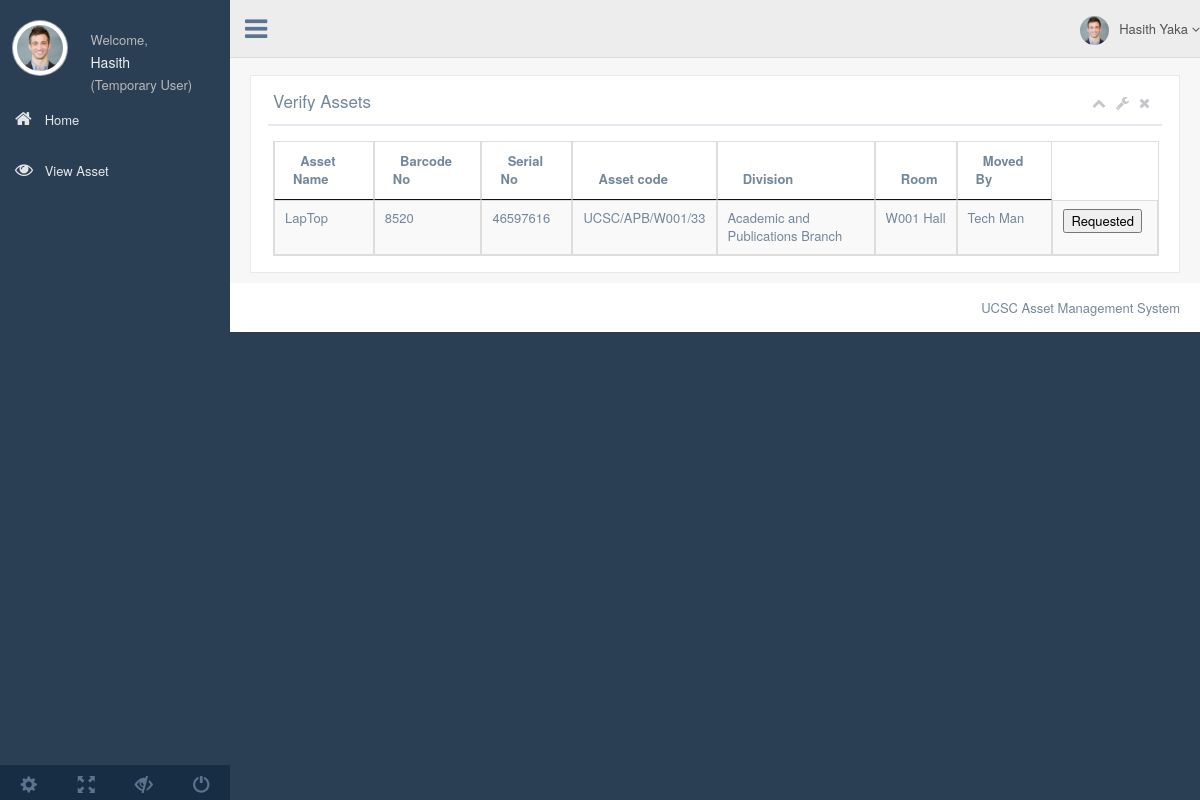
The app's page /verify_asset.php (signed in) with its own data.
### tables this page shows
CREATE TABLE `asset` (
  `Asset_ID` int(11) NOT NULL,
  `Barcode_No` int(11) DEFAULT NULL,
  `Asset_Name` varchar(60) NOT NULL,
  `Asset_type` varchar(60) NOT NULL,
  `Asset_Category` varchar(60) NOT NULL,
  `Model_No` varchar(60) NOT NULL,
  `Brand` varchar(60) NOT NULL,
  `confirmed` tinyint(1) NOT NULL DEFAULT '0',
  `Serial_No` varchar(60) NOT NULL,
  `Purchase_Date` date NOT NULL,
  `Warranty_End` date NOT NULL,
  `Price` float NOT NULL,
  `Depreciation` float DEFAULT NULL,
  `Last_Value_date` datetime NOT NULL DEFAULT CURRENT_TIMESTAMP,
  `Original_Value` float NOT NULL,
  `Current_Value` float DEFAULT NULL,
  `Vendor` varchar(60) NOT NULL,
  `Vendor_Address` text NOT NULL,
  `Current_Division` varchar(60) DEFAULT NULL,
  `Current_Room` varchar(60) DEFAULT NULL,
  `Asset_Code` varchar(60) DEFAULT NULL,
  `Asset_available` tinyint(11) NOT NULL DEFAULT '1',
  `Asset_approved` tinyint(4) NOT NULL DEFAULT '0',
  `Description` text,
  `Entry_date` datetime NOT NULL DEFAULT CURRENT_TIMESTAMP,
  `deny` tinyint(1) NOT NULL DEFAULT '0',
  `deny_message` varchar(500) DEFAULT NULL
);

CREATE TABLE `division` (
  `Division_Code` varchar(4) NOT NULL,
  `Division_Name` varchar(60) NOT NULL,
  `Description` text
);

CREATE TABLE `room` (
  `Room_code` varchar(4) NOT NULL,
  `Room_name` varchar(60) NOT NULL,
  `Division` varchar(4) NOT NULL,
  `Wing` varchar(10) NOT NULL,
  `Floor` varchar(11) NOT NULL,
  `Description` text NOT NULL
);

CREATE TABLE `user` (
  `user_ID` int(11) NOT NULL,
  `user_email` varchar(60) NOT NULL,
  `user_password` varchar(128) NOT NULL,
  `first_name` varchar(30) NOT NULL,
  `last_name` varchar(30) NOT NULL,
  `user_level` varchar(60) NOT NULL,
  `division` varchar(4) NOT NULL,
  `gender` varchar(1) NOT NULL,
  `Contact_Number` varchar(20) DEFAULT NULL
);

### server_access.php (called while the page is built, shortened)
<?php
class dbConnect
{
    private static $instance = NULL;
    private function __construct(){
        $this->dbh=new mysqli(DB_HOST, DB_USER, DB_PASSWORD, DB_DATABASE);
        return $this->dbh;
    }
    public static function connect(){
        if (self::$instance == NULL){
            self::$instance = new dbConnect();
        }
        return self::$instance;
    }
}

### function.php (called while the page is built, shortened)
<?php
include "server_access.php";
class FAssetClerk{
    private $db = NULL;
    function __construct(){
        $this->db = dbConnect::connect();
    }
    function retrieve_new_assets($division=""){
        if ($division != ""){
            $que = "SELECT asset.Asset_ID, Asset_Name, asset.Barcode_No, asset.Serial_No, asset.Asset_Code, division.Division_Name, room.Room_name, user.first_name, user.last_name FROM asset INNER JOIN asset_movement on asset.Asset_ID=asset_movement.asset_id INNER JOIN division ON asset_movement.new_division=division.Division_Code INNER JOIN room ON asset_movement.new_room = room.Room_code INNER JOIN user ON user.user_ID = asset_movement.moved_by WHERE asset_movement.verified IS NULL AND new_division='$division'";
        }
        $res = $this->db->dbh->query($que);
        return $res;
    }
   function retrieve_user_level_name($user_level){
       $level_array = array('asset_clerk' => "Asset Clerk", 'dp_registrar'=>'Deputy Registrar', 'div_asset_clerk' => "Divisional Asset Clerk", "bursar" => "Bursar", "system_admin" => "System Administrator", "temp_user" => "Temporary User");
       $level = $level_array[$user_level];
       return $level;
   }
}

### verify_asset.php (the view, shortened to what this page needs)
<?php
 include "function.php"; if (!isset($_SESSION['user_details'])){     header("location:login.php");     exit(); }
$log = new FAssetClerk();
$user_details = $_SESSION['user_details']; $level = $log->retrieve_user_level_name($user_details['user_level']);
$first_name = $user_details['first_name'];
$last_name = $user_details['last_name'];
$division = $user_details['division'];
$res = $log->retrieve_new_assets($division);
?>
<!DOCTYPE html>
<html lang="en">
<head>
  <link href="css/bootstrap.min.css" rel="stylesheet">
  <link href="fonts/css/font-awesome.min.css" rel="stylesheet">
  <link href="css/animate.min.css" rel="stylesheet">
  <link href="css/custom.css" rel="stylesheet">
  <link href="css/icheck/flat/green.css" rel="stylesheet">
  <link href="css/datatables/jquery.dataTables.min.css" rel="stylesheet" type="text/css" />
  <link href="css/datatables/buttons.bootstrap.min.css" rel="stylesheet" type="text/css" />
  <link href="css/datatables/fixedHeader.bootstrap.min.css" rel="stylesheet" type="text/css" />
  <link href="css/datatables/responsive.bootstrap.min.css" rel="stylesheet" type="text/css" />
  <link href="css/datatables/scroller.bootstrap.min.css" rel="stylesheet" type="text/css" />
</head>
<body class="nav-md">
  <div class="container body">
    <div class="main_container">
      <div class="col-md-3 left_col">
        <div class="left_col scroll-view">
          <div class="profile">
            <div class="profile_pic">
              <img src="images/img.jpg" alt="..." class="img-circle profile_img">
            </div>
            <div class="profile_info">
              <span>Welcome,</span>
              <h2><?php echo $first_name;?></h2>               <span>(<?php echo $level;?>)</span>
            </div>
          </div>
          <br />
          <div id="sidebar-menu" class="main_menu_side hidden-print main_menu">
            <div class="menu_section">
              <ul class="nav side-menu">
				<?php if (($user_details['user_level'] == 'asset_clerk')){
                                    echo '<li><a href="assetclerk.php"><i class="fa fa-home"></i> Home </span></a></li>';
                                }
                                    else{
                                       echo '<li><a href="diviassetclerk.php"><i class="fa fa-home"></i> Home </span></a></li>';
                                    }
                                ?>
				<li><a href="viewasset.php"><i class="fa fa-eye"></i> View Asset </span></a></li>
               </ul>
            </div>
          </div>
          <div class="sidebar-footer hidden-small">
            <a data-toggle="tooltip" data-placement="top" title="Settings">
              <span class="glyphicon glyphicon-cog" aria-hidden="true"></span>
            </a>
            <a data-toggle="tooltip" data-placement="top" title="FullScreen">
              <span class="glyphicon glyphicon-fullscreen" aria-hidden="true"></span>
            </a>
            <a data-toggle="tooltip" data-placement="top" title="Lock">
              <span class="glyphicon glyphicon-eye-close" aria-hidden="true"></span>
            </a>
            <a data-toggle="tooltip" data-placement="top" title="Logout">
              <span class="glyphicon glyphicon-off" aria-hidden="true"></span>
            </a>
          </div>
        </div>
      </div>
      <div class="top_nav">
        <div class="nav_menu">
          <nav class="" role="navigation">
            <div class="nav toggle">
              <a id="menu_toggle"><i class="fa fa-bars"></i></a>
            </div>
            <ul class="nav navbar-nav navbar-right">
              <li class="">
                <a href="javascript:;" class="user-profile dropdown-toggle" data-toggle="dropdown" aria-expanded="false">
                  <img src="images/img.jpg" alt=""><?php echo "$first_name $last_name";?>
                  <span class=" fa fa-angle-down"></span>
                </a>
              </li>
            </ul>
          </nav>
        </div>
      </div>
      <div class="right_col" role="main">
        <div class="">
          <div class="page-title">
          </div>
          <div class="row">
            <div class="col-md-12 col-sm-12 col-xs-12">
              <div class="x_panel">
                <div class="x_title">
                  <h2> Verify Assets</h2>
                  <ul class="nav navbar-right panel_toolbox">
                    <li><a class="collapse-link"><i class="fa fa-chevron-up"></i></a>
                    </li>
                    <li class="dropdown">
                      <a href="#" class="dropdown-toggle" data-toggle="dropdown" role="button" aria-expanded="false"><i class="fa fa-wrench"></i></a>
                    </li>
                    <li><a class="close-link"><i class="fa fa-close"></i></a>
                    </li>
                  </ul>
                  <div class="clearfix"></div>
                </div>
                <div class="x_content">
                  <table id="datatable" class="table table-striped table-bordered">
                    <thead>
					<th align="style="justify"><strong >&nbsp;&nbsp;Asset Name </strong></th>
					<th align="style="justify"><strong >&nbsp;&nbsp;Barcode No </strong></th>
					<th align="style="justify"><strong >&nbsp;&nbsp;Serial No </strong></th>
					<th align="style="justify"><strong >&nbsp;&nbsp;Asset code </strong></th>
					<th align="style="justify"><strong >&nbsp;&nbsp;Division </strong></th>
					<th align="style="justify"><strong >&nbsp;&nbsp;Room </strong></th>
                                        <th align="style="justify"><strong >&nbsp;&nbsp;Moved By</strong></th>
                    </thead>
                    <tbody>
                <?php
                while ($array = $res->fetch_assoc()){
                echo '<tr><td>'.$array['Asset_Name'].'</td>'
                . '<td>'.$array['Barcode_No'].'</td>'
                        . '<td>'.$array['Serial_No'].'</td>'
                        . '<td>'.$array['Asset_Code'].'</td>'
                        . '<td>'.$array['Division_Name'].'</td>'
                        . '<td>'.$array['Room_name'].'</td>'
                        . '<td>'.$array['first_name'].' '.$array['last_name'].'</td>'
                        . '<td><button type="btn btn-primary" name="approve_asset" onclick="window.location.href=\'verify_function.php?id='.$array['Asset_ID'].'\'">Requested</button></td></tr>';
                }
		?>
            </tbody>
                  </table>
                </div>
              </div>
            </div>
                </div>
              </div>
            </div>
            <footer>
              <div class="pull-right">
                UCSC Asset Management System
              </div>
              <div class="clearfix"></div>
            </footer>
          </div>
        </div>
        <div id="custom_notifications" class="custom-notifications dsp_none">
          <div class="clearfix"></div>
        </div>
</body>
</html>

### records on screen
asset: Asset_Name "LapTop", Barcode_No "8520", Serial_No "46597616", Asset_Code "UCSC/APB/W001/33", Current_Division.Division_Name "Academic and Publications Branch", Current_Room.Room_name "W001 Hall", user.first_name "Tech", user.last_name "Man"

### other values on screen
$first_name "Hasith"
$level "Temporary User"
$last_name "Yaka"
